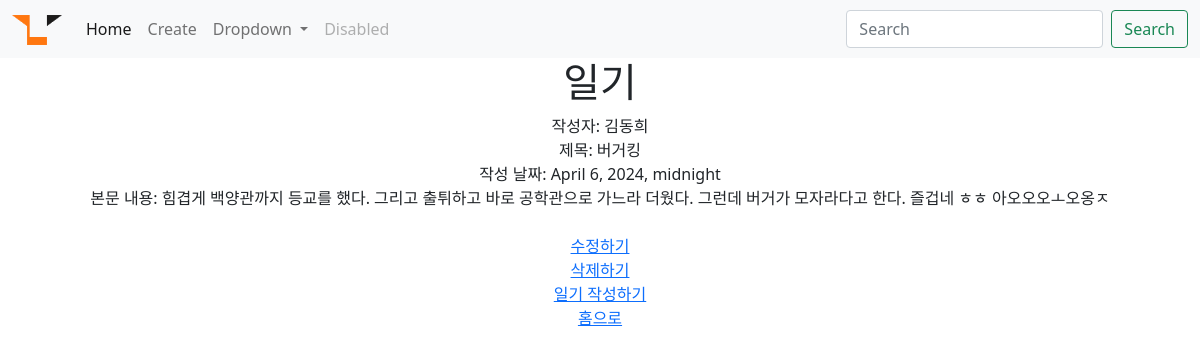
The app's page /diary/detail/4 with its own data.
### diary/models.py (models this page shows, shortened)
class Diary(models.Model):
    title = models.CharField(max_length=50)
    writer = models.CharField(max_length=20)
    pub_update = models.DateTimeField()
    body = models.TextField()

### diary/views.py (the view)
# urls.py: path('detail/<str:id>',detail, name="detail"), #view의 id 변수 이름 동일하게 !!!
def detail(request, id):
    diary_detail = get_object_or_404(Diary, pk = id)
    return render(request , "detail.html", {'diary_detail' : diary_detail} )

### diary/templates/detail.html
{% extends 'base.html' %}
{% block content %}
<h1>일기</h1>
<div>
    작성자: {{diary_detail.writer}}
    <br>
     제목: {{diary_detail.title}}
    <br>
    작성 날짜: {{diary_detail.pub_update}}
    <br>
    본문 내용: {{diary_detail.body}}
</div>
<br>
<a href="{% url 'update' diary_detail.id %}">수정하기</a>
<br>
<a href="{% url 'delete' diary_detail.id %}">삭제하기</a>
<br>
<a href="{% url 'create' %}">일기 작성하기</a>
<br>
<a href="{% url 'home' %}">홈으로</a>
{% endblock %}

### second/templates/base.html (style rules this page uses)
body { text-align: center; }

### records on screen
Diary: writer "김동희", title "버거킹", pub_update "April 6, 2024, midnight", body "힘겹게 백양관까지 등교를 했다. 그리고 출튀하고 바로 공학관으로 가느라 더웠다. 그런데 버거가 모자라다고 한다. 즐겁네 ㅎㅎ 아오오오ㅗ오옹ㅈ"
